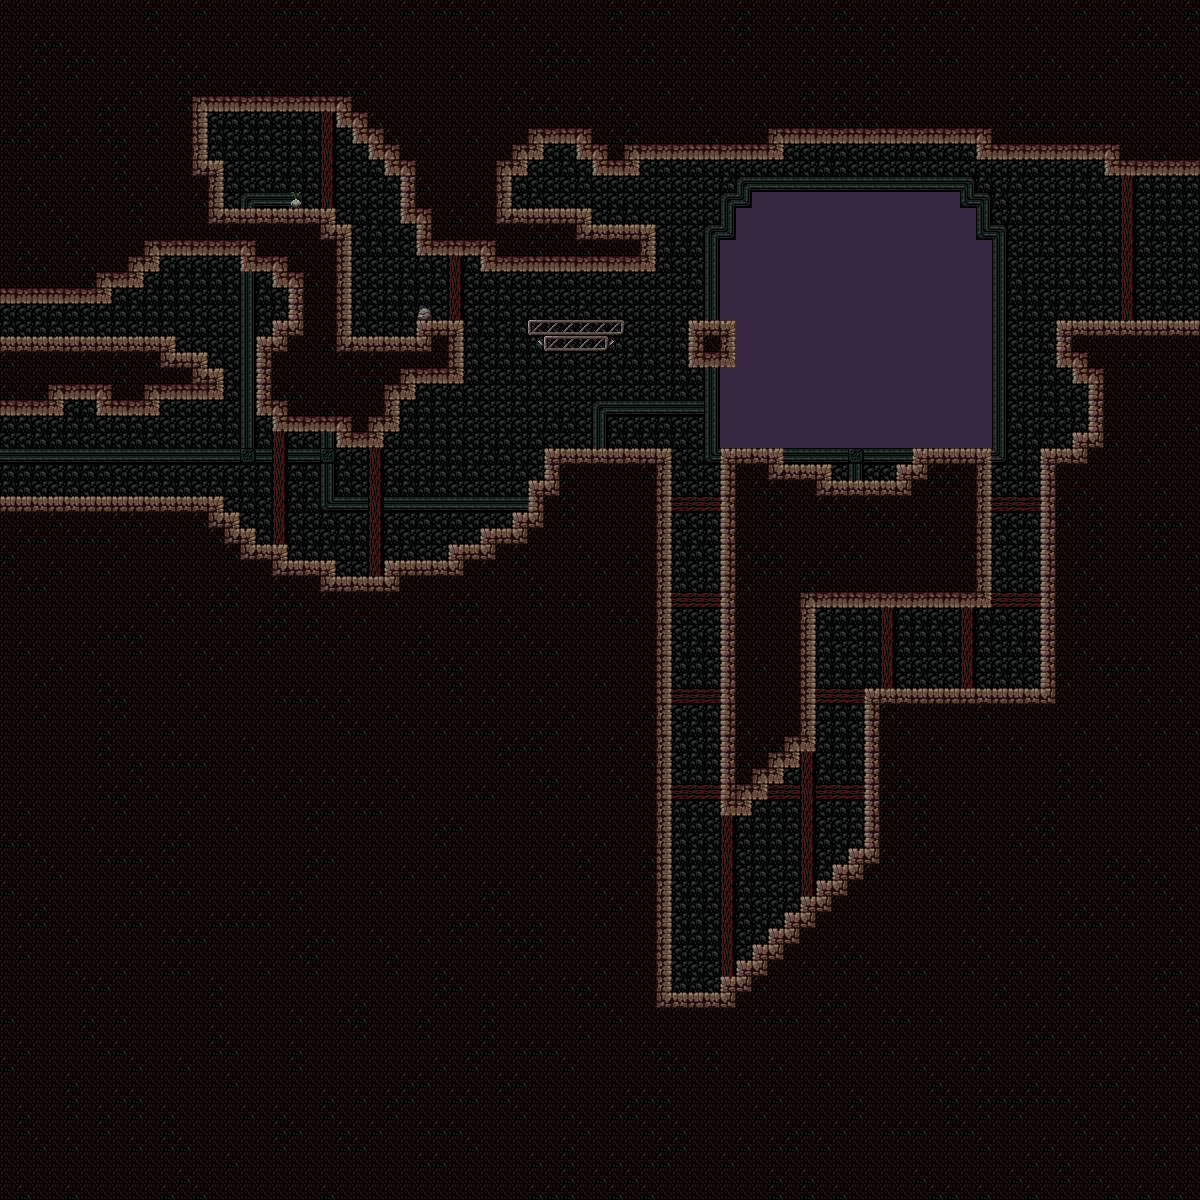

Below is a game level as drawn by its tile map, then a one-line description and the .tmx that defines it (tile-layer data replaced by summaries):
An orthogonal 75x75 tile map with 16x16 px tiles, 3 tile layers (Background, Tile Layer 1, Decoration), 3 tilesets and 16 objects (rotatingthing, path1, mover, path5, path4, ...).

<map version="1.0" orientation="orthogonal" renderorder="right-down" width="75" height="75" tilewidth="16" tileheight="16" backgroundcolor="#352643" nextobjectid="72">
 <tileset firstgid="1" source="Foreground.tsx" />
 <tileset firstgid="37" source="Objects.tsx" />
 <tileset firstgid="39" source="Background.tsx" />
 <layer name="Background" width="75" height="75">
  <data>[5625 cells, 3893 non-empty, 13 distinct tile ids]</data>
 </layer>
 <layer name="Tile Layer 1" width="75" height="75">
  <properties>
   <property name="collidable" type="bool" value="true" />
  </properties>
  <data>[5625 cells, 4228 non-empty, 23 distinct tile ids]</data>
 </layer>
 <layer name="Decoration" width="75" height="75">
  <data>[5625 cells, 2 non-empty, 2 distinct tile ids]</data>
 </layer>
 <objectgroup color="#e6e6a2" name="Objects">
  <object id="31" name="rotatingthing" x="416" y="448" width="80" height="16">
   <properties>
    <property name="script" type="file" value="../rotateme.lua" />
    <property name="speed" type="float" value="-0.05" />
   </properties>
  </object>
  <object id="32" name="path1" x="504" y="372">
   <properties>
    <property name="stops" value="1,4,5" />
   </properties>
   <polyline points="-8,-52 -8,44 152,44 152,-52" />
  </object>
  <object id="35" name="mover" x="464" y="320">
   <properties>
    <property name="json" type="file" value="../Objects/pathfollow.json" />
    <property name="path" value="@object:path1" />
    <property name="speed" type="float" value="120" />
   </properties>
   <polygon points="0,0 64,0 48,16 16,16" />
  </object>
  <object id="36" name="path5" x="992" y="320">
   <polyline points="-32,0 48,0" />
  </object>
  <object id="37" name="path4" x="928" y="320">
   <polyline points="0,0 0,-128" />
  </object>
  <object id="38" name="path3" x="864" y="256">
   <polyline points="-80,0 -80,-64 32,-64" />
  </object>
  <object id="39" name="path2" x="752" y="256">
   <polyline points="0,0 0,64" />
  </object>
  <object id="44" x="736" y="256" width="32" height="16">
   <properties>
    <property name="json" type="file" value="../Objects/pathfollow.json" />
    <property name="length" type="float" value="2" />
    <property name="path" value="@object:path2" />
   </properties>
  </object>
  <object id="45" x="768" y="256" width="32" height="16">
   <properties>
    <property name="json" type="file" value="../Objects/pathfollow.json" />
    <property name="length" type="float" value="2" />
    <property name="path" value="@object:path3" />
   </properties>
  </object>
  <object id="46" x="912" y="320" width="32" height="16">
   <properties>
    <property name="json" type="file" value="../Objects/pathfollow.json" />
    <property name="length" type="float" value="2" />
    <property name="path" value="@object:path4" />
   </properties>
  </object>
  <object id="47" x="944" y="320" width="32" height="16">
   <properties>
    <property name="json" type="file" value="../Objects/pathfollow.json" />
    <property name="length" type="float" value="2" />
    <property name="path" value="@object:path5" />
   </properties>
  </object>
  <object id="54" x="992" y="640">
   <properties>
    <property name="json" type="file" value="../Objects/pathfollow.json" />
    <property name="path" value="@object:path_long" />
    <property name="speed" type="float" value="120" />
    <property name="stops" value="5,6" />
   </properties>
   <polygon points="0,0 48,0 32,16 16,16" />
  </object>
  <object id="55" name="path_long" x="1016" y="512">
   <polygon points="0,128 -176,128 -176,272 -320,416 -320,-64 0,-64" />
  </object>
  <object id="60" x="1200" y="160" width="32" height="176">
   <properties>
    <property name="json" type="file" value="../Objects/loadzone/loadzone.json" />
    <property name="level" type="file" value="tunnel.lua" />
    <property name="name" value="tunnel" />
    <property name="target" value="enterance" />
   </properties>
  </object>
  <object id="68" x="256" y="176" width="48" height="32">
   <properties>
    <property name="script" type="file" value="../Player/player_spawner.lua" />
   </properties>
  </object>
  <object id="69" x="-32" y="288" width="32" height="224">
   <properties>
    <property name="json" type="file" value="../Objects/loadzone/loadzone.json" />
    <property name="level" type="file" value="side.lua" />
    <property name="name" value="side" />
    <property name="target" value="enterance" />
   </properties>
  </object>
 </objectgroup>
 <objectgroup color="#00007f" name="Solid">
  <properties>
   <property name="collidable" type="bool" value="true" />
  </properties>
 </objectgroup>
</map>
